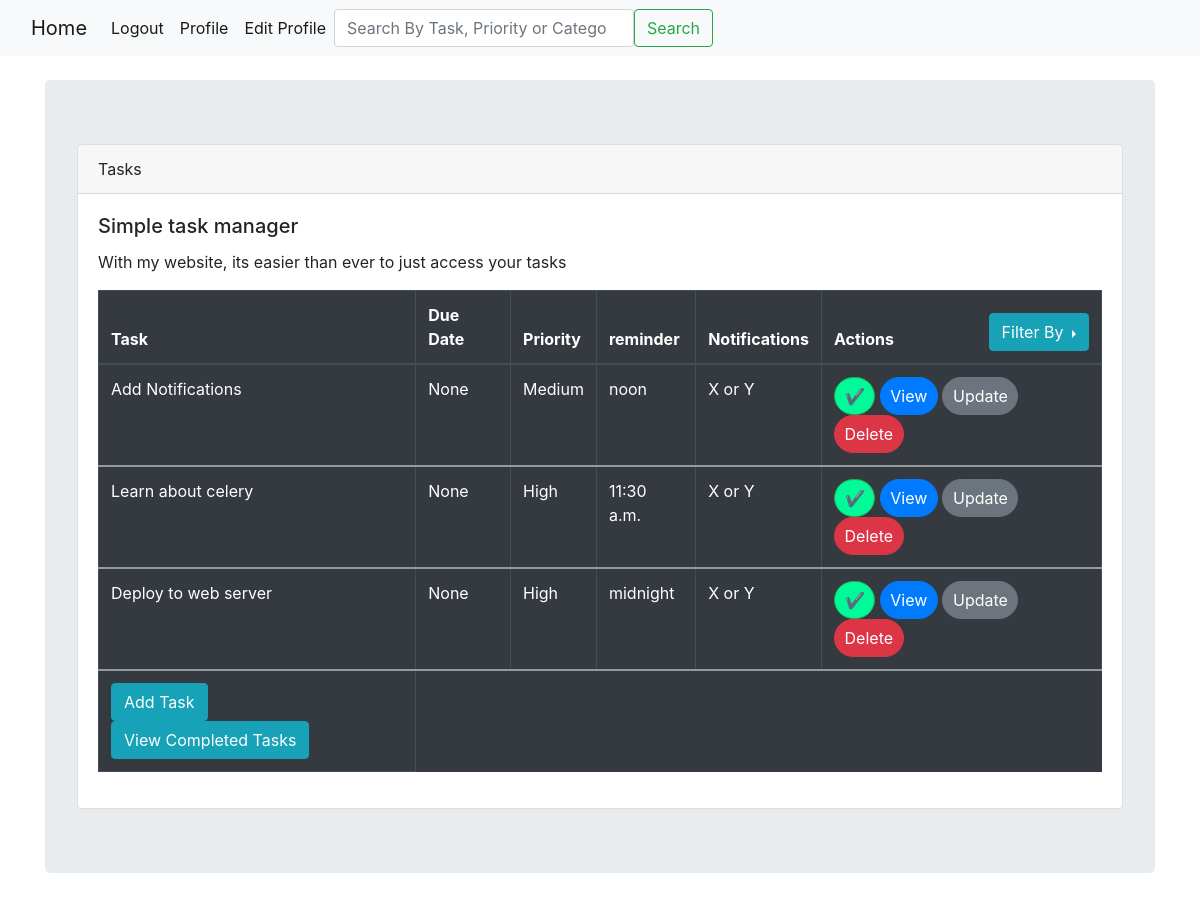
The page /sort_priority_to_high/ (signed in) on the database as committed earlier.
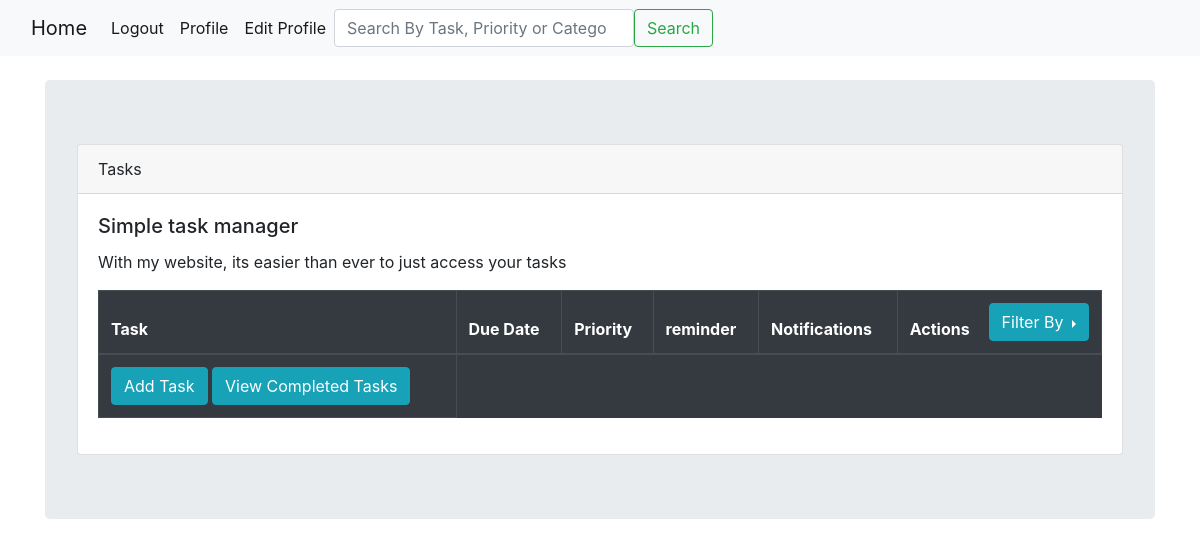
The same page on the database as committed later.
### ToDo_App/models.py (models this page shows, shortened)
class Todo(models.Model):  # default is id in every table!
    priority_choices = [
        ('High', 'High'),
        ('Medium', 'Medium'),
        ('low', 'low'),
    ]
    category_choices = [
        ('Work', 'Work'),
        ('Personal', 'Personal'),
        ('Fitness','Fitness')
    ]
    author = models.ForeignKey(User, on_delete=models.CASCADE, null=True)
    title = models.CharField(max_length=30, null=True)
    description = models.TextField(max_length=255, null=True)
    priority = models.CharField(choices=priority_choices, null=True, max_length=10)
    due_date_day = models.DateField(null=True, blank=True)
    is_completed = models.BooleanField(default=False)
    reminded_time = models.TimeField(null=True, blank=True)
    category = models.CharField(null=True,choices=category_choices, max_length=255)

### ToDo_App/views.py (the view)
# urls.py: path('sort_priority_to_high/', Sort_lowToHigh, name='sort_toHigh'),
def Sort_lowToHigh(request):
    high_priority = Todo.objects.filter(priority__iexact='high')
    medium_priority = Todo.objects.filter(priority__iexact='medium')
    low_priority = Todo.objects.filter(priority__iexact='low')
    context = {
        'high_list': high_priority,
        'medium_list': medium_priority,
        'low_list': low_priority,
    }
    return render(request, 'priority_low_to_high.html', context)

### templates/priority_low_to_high.html (shortened to what this page needs)
{% extends 'base.html' %}
{% block content %}
        <div class="card-body">
                    <h5 class="card-title">Simple task manager</h5>
                    <p class="card-text">With my website, its easier than ever to just access your tasks</p>
    {% if user.is_authenticated %}
    <table class="table table-dark table-hover table-bordered ">
  <thead>
    <tr>
      <th scope="col">Task</th>
      <th scope="col">Due Date</th>
      <th scope="col">Priority</th>
        <th scope="col">reminder</th>
        <th>Notifications</th>
            <th scope="col" style="text-align: center;">
                <div style="display: flex; justify-content: space-between; align-items: flex-end;">
                    <div>Actions</div>
                        <div class="btn-group dropright">
                          <button type="button" class="btn btn-info dropdown-toggle" data-toggle="dropdown" aria-haspopup="true" aria-expanded="false">
                            Filter By
                          </button>
                        </div>
                </div>
            </th>
    </tr>
  </thead>
        {% for todo in medium_list %}
        {% if user.id == todo.author.id and todo.is_completed == False %}
  <tbody>
    <tr>
      <td>{{ todo.title }}</td>
      <td>{{ todo.due_date_day }}</td>
    <td>{{ todo.priority }}</td>
        <td>{{ todo.reminded_time }}</td>
        <td>X or Y</td>
        <td>
                 <form method="POST" action="{% url 'mark_completed' todo.pk %}">
                <button type="submit" class="btn btn-success badge-pill" style="background-color: mediumspringgreen">✔</button>
                     <a href="{% url 'Show_To_Do_list' todo.pk %}"><button type="button" class="btn btn-primary badge-pill">View</button></a>
            <a href="{% url 'Change_Task' todo.pk %}"><button type="button" class="btn btn-secondary badge-pill">Update</button></a>
            <a href="{% url 'Delete_Task' todo.pk %}"><button type="button" class="btn btn-danger badge-pill ">Delete</button></a>
            </form>
        </td>
    </tr>
        {% endif %}
    {% endfor %}
        {% for todo in high_list %}
        {% if user.id == todo.author.id and todo.is_completed == False %}
  <tbody>
    <tr>
      <td>{{ todo.title }}</td>
      <td>{{ todo.due_date_day }}</td>
    <td>{{ todo.priority }}</td>
        <td>{{ todo.reminded_time }}</td>
        <td>X or Y</td>
        <td>
                 <form method="POST" action="{% url 'mark_completed' todo.pk %}">
                <button type="submit" class="btn btn-success badge-pill" style="background-color: mediumspringgreen">✔</button>
                     <a href="{% url 'Show_To_Do_list' todo.pk %}"><button type="button" class="btn btn-primary badge-pill">View</button></a>
            <a href="{% url 'Change_Task' todo.pk %}"><button type="button" class="btn btn-secondary badge-pill">Update</button></a>
            <a href="{% url 'Delete_Task' todo.pk %}"><button type="button" class="btn btn-danger badge-pill ">Delete</button></a>
            </form>
        </td>
    </tr>
        {% endif %}
    {% endfor %}
        </tbody>
        <td><a href="{% url 'Create_Task' %}"><button type="button" class="btn btn-info">Add Task</button></a>
            <a href="{% url 'finished_tasks' %}"><button type="button" class="btn btn-info">View Completed Tasks</button>
</a>
        </td>
    </table>
        </div>
    {% endif %}
{% endblock %}

Rows that differ between the two databases and show on the page:
no longer on this page (row edited): Todo: title "Add Notifications", due_date_day "None", priority "Medium", reminded_time "noon", shown under "Simple task manager"
removed Todo: title "Learn about celery", due_date_day "None", priority "High", reminded_time "11:30 a.m."
removed Todo: title "Deploy to web server", due_date_day "None", priority "High", reminded_time "midnight"
